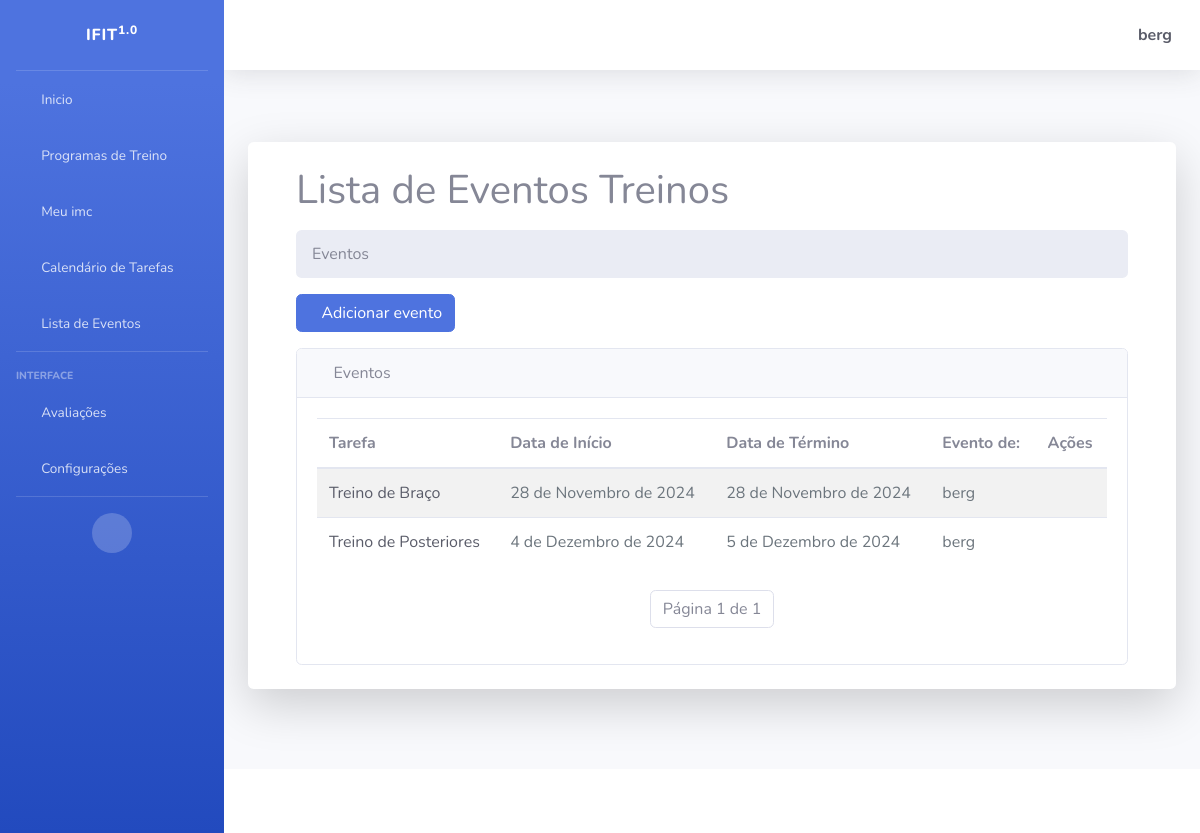
The app's page /list/ (signed in) with its own data.
### tasks/models.py (models this page shows, shortened)
class Task(models.Model):
    id = models.BigAutoField(primary_key=True)
    title = models.CharField(max_length=255)
    description = models.TextField()
    start_date = models.DateField()
    end_date = models.DateField()
    total_subs = models.PositiveIntegerField(default=0)
    subs = models.PositiveIntegerField(default=0)
    start_time = models.TimeField()
    end_time = models.TimeField()
    usuario = models.ForeignKey(User, on_delete=models.CASCADE)
    created_at = models.DateTimeField(auto_now_add=True)
    updated_at = models.DateTimeField(auto_now=True)

### tasks/views.py (the view)
# urls.py: path('list/', TaskListView.as_view(), name='task-list'),
class TaskListView(GroupRequiredMixin, LoginRequiredMixin, ListView):
    group_required = u"Administrador"
    login_url = reverse_lazy('login')
    model = Task
    template_name = 'tasks/list.html'
    context_object_name = 'tasks'
    ordering = '-created_at'
    paginate_by = 3
    def get_queryset(self):
        if self.request.user.is_staff:
            return Task.objects.all()
        else:
            return Task.objects.filter(usuario=self.request.user)

### tasks/templates/tasks/list.html (shortened to what this page needs)
{% extends 'paginas/index.html' %}
{% block conteudo %}
<div class="container-fluid">
    <h1 class="mb-3">Lista de Eventos Treinos</h1>
    <ol class="breadcrumb mb-3">
        <li class="breadcrumb-item active">Eventos</li>
    </ol>
    <div class="row mb-3">
        <div class="col-12 col-sm-auto">
            <a id="add-link" href="{% url 'new-task' %}" class="btn btn-primary d-flex align-items-center">
                <i class="fas fa-plus me-2"></i> Adicionar evento
            </a>
        </div>
    </div>
    <div class="card">
        <div class="card-header">
            <i class="fas fa-table me-1"></i>
            Eventos
        </div>
        <div class="card-body">
            <div class="table-responsive">
                <table id="datatablesSimple" class="table table-striped table-hover">
                    <thead class="table">
                        <tr>
                            <th>Tarefa</th>
                            <th>Data de Início</th>
                            <th>Data de Término</th>
                            <th>Evento de:</th>
                            <th>Ações</th>
                        </tr>
                    </thead>
                    <tbody>
                        {% for task in tasks %}
                        <tr class="task-item">
                            <td>
                                <a href="/task/{{ task.id }}" class="text-decoration-none text-dark">{{ task.title }}</a>
                            </td>
                            <td style="color: #6c757d;" class="fs-6">{{ task.start_date }}</td>
                            <td style="color: #6c757d;" class="fs-6">{{ task.end_date }}</td>
                            <td style="color: #6c757d;" class="fs-6">{{ task.usuario.username }}</td>
                            <td>
                                <a href="{% url 'delete-task' task.id %}" class="text-danger me-2"><i class="fas fa-trash"></i></a>
                                <a href="{% url 'edit-task' task.id %}" class="text-warning"><i class="fas fa-edit"></i></a>
                            </td>
                        </tr>
                        {% endfor %}
                    </tbody>
                </table>
                <div class="d-flex justify-content-center mt-4">
                    <nav aria-label="Paginação">
                        <ul class="pagination">
                            <li class="page-item disabled">
                                <span class="page-link">Página {{ page_obj.number }} de {{ page_obj.paginator.num_pages }}</span>
                            </li>
                        </ul>
                    </nav>
                </div>
            </div>
        </div>
    </div>
</div>
{% endblock %}

### paginas/templates/paginas/index.html (shortened to what this page needs)
{% load static %}
<!DOCTYPE html>
<html lang="pt-br">
<head>
    <link href={% static "fontawesome-free/css/all.min.css" %} rel="stylesheet" type="text/css">
    <link href={% static "css/sb-admin-2.min.css" %} rel="stylesheet" type="text/css">
    <link href={% static "css/sb-admin-2.min.css" %} rel="stylesheet">
</head>
<body id="page-top">
    <div id="wrapper">
        <ul class="navbar-nav bg-gradient-primary sidebar sidebar-dark accordion" id="accordionSidebar">
            <a class="sidebar-brand d-flex align-items-center justify-content-center" href="index.html">
                <div class="sidebar-brand-text mx-3">IFIT<sup>1.0</sup></div>
            </a>
            <hr class="sidebar-divider my-0">
            <li class="nav-item {% if request.path == '/' or request.path == '/inicio/' %}active{% endif %}">
                <a class="nav-link" href="{% url 'inicio' %}">
                    <i class="fas fa-fw fa-home"></i>
                    <span>Inicio</span>
                </a>
            </li>
            <li class="nav-item {% if request.path == '/listar-training-exercicios/' %}active{% endif %}">
                <a class="nav-link" href="{% url 'listar-training-exercicios' %}">
                    <i class="fas fa-fw fa-dumbbell"></i>
                    <span>Programas de Treino</span>
                </a>
            </li>
            <li class="nav-item {% if request.path == '/listar-training-exercicios/' %}active{% endif %}">
                <a class="nav-link" href="{% url 'progresso_imc' %}">
                    <i class="fas fa-fw fa-balance-scale"></i>
                    <span>Meu imc</span>
                </a>
            </li>
            <li class="nav-item {% if request.path == '/calendar/' %}active{% endif %}">
                <a class="nav-link" href="{% url 'calendar' %}">
                    <i class="fas fa-fw fa-calendar"></i>
                    <span>Calendário de Tarefas</span>
                </a>
            </li>
            <li class="nav-item {% if request.path == '/task-list/' %}active{% endif %}">
                <a class="nav-link" href="{% url 'task-list' %}">
                    <i class="fas fa-fw fa-clipboard"></i>
                    <span>Lista de Eventos</span>
                </a>
            </li>
            <hr class="sidebar-divider">
            <div class="sidebar-heading">
                Interface
            </div>
            <li class="nav-item {% if request.path == '/avaliacoes/' or request.path == '/listar-avaliacoes/' %}active{% endif %}">
                <a class="nav-link collapsed" href="#" data-toggle="collapse" data-target="#collapseTwo"
                    aria-expanded="true" aria-controls="collapseTwo">
                    <i class="fas fa-fw fa-heartbeat"></i>
                    <span>Avaliações</span>
                </a>
            </li>
            <li class="nav-item {% if request.path == '/atualizar-dados/' %}active{% endif %}">
                <a class="nav-link collapsed" href="#" data-toggle="collapse" data-target="#collapseUtilities"
                    aria-expanded="true" aria-controls="collapseUtilities">
                    <i class="fas fa-fw fa-wrench"></i>
                    <span>Configurações</span>
                </a>
            </li>
            <hr class="sidebar-divider d-none d-md-block">
            <div class="text-center d-none d-md-inline">
                <button class="rounded-circle border-0" id="sidebarToggle"></button>
            </div>
        </ul>
        <div id="content-wrapper" class="d-flex flex-column">
            <div id="content">
                <nav class="navbar navbar-expand navbar-light bg-white topbar mb-4 static-top shadow">
                    <ul class="navbar-nav ml-auto">
                        <li class="nav-item dropdown no-arrow">
                            {% if request.user.is_authenticated %}
                            <a class="nav-link dropdown-toggle" href="#" id="userDropdown" role="button"
                                data-toggle="dropdown" aria-haspopup="true" aria-expanded="false">
                                <span class="fas fa-user-circle fa-lg fa-fw mr-2 text-dark"></span>
                                <span class="font-weight-bold text-dark">{{ request.user }}</span>
                            </a>
                            {% endif %}
                        </li>
                    </ul>
                </nav>
                <div class="container-fluid py-5">
                    <div class="jumbotron bg-white shadow-lg p-4 rounded">
                        {% block conteudo %}{% endblock %}
                    </div>
                </div>
            </div>
            <footer class="sticky-footer bg-white">
            </footer>
        </div>
    </div>
</body>
</html>

### records on screen
Task: title "Treino de Braço", start_date "28 de Novembro de 2024", end_date "28 de Novembro de 2024", usuario.username "berg"
Task: title "Treino de Posteriores", start_date "4 de Dezembro de 2024", end_date "5 de Dezembro de 2024", usuario.username "berg"

### other values on screen
{{ request.user }} "berg"
{{ page_obj.number }} "1"
{{ page_obj.paginator.num_pages }} "1"
